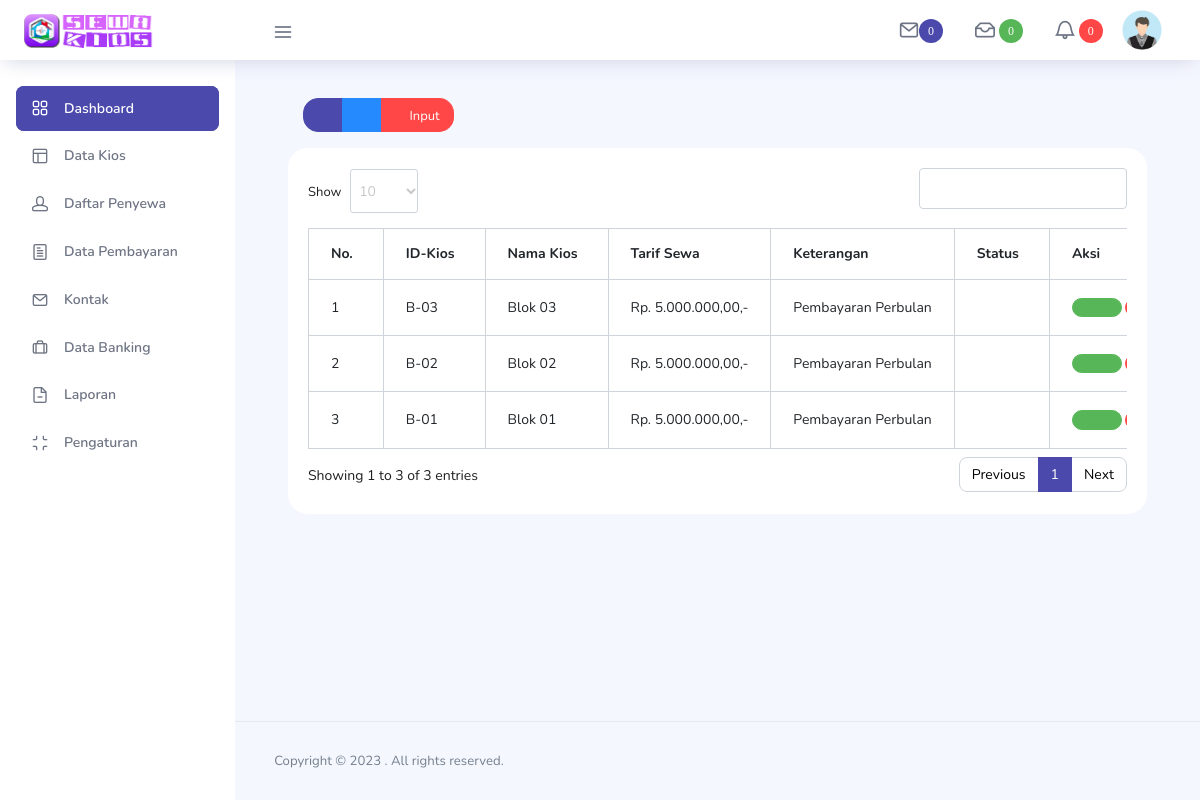
Screenshot of /media.php?module=kios (signed in) with the database file from the repository.
### tables this page shows
CREATE TABLE `user_admin` (
  `id_admin` int(5) NOT NULL,
  `nama` varchar(35) NOT NULL,
  `username` varchar(25) NOT NULL,
  `password` varchar(50) NOT NULL,
  `foto` varchar(30) NOT NULL,
  `akses` enum('1','2') NOT NULL DEFAULT '2'
);

CREATE TABLE `kios` (
  `idk` int(11) NOT NULL,
  `kd_kios` varchar(15) NOT NULL,
  `nama_kios` varchar(25) NOT NULL,
  `status` enum('kosong','isi') NOT NULL,
  `biaya` bigint(12) NOT NULL,
  `keterangan` text NOT NULL
);

### include/akses.php (called while the page is built)
<?php
if($id_admin=$_SESSION['id_admin']){
	$query=mysqli_query($GLOBALS["___mysqli_ston"], "SELECT * FROM user_admin WHERE id_admin='$id_admin'");
	$ran=mysqli_fetch_array($query);
}
elseif ($kd_penyewa=$_SESSION['kd_penyewa']){
	$query1=mysqli_query($GLOBALS["___mysqli_ston"], "SELECT * FROM penyewa WHERE kd_penyewa='$kd_penyewa'");
	$ser=mysqli_fetch_array($query1);
}
?>

### modul/mod_kios/kios.php (the view, shortened to what this page needs)
<div class="col-md-12 grid-margin">
<div class="col-12 col-xl-8 mb-4 mb-xl-0">
<div class="btn-group" role="group" aria-label="Basic example">
<a href="media.php" class="btn btn-primary btn-sm"><i class="ti-home"></i> </a>
<a href="?module=kios" class="btn btn-info btn-sm"><i class="ti-layout"></i></a>
<a href="?module=input_kios" class="btn btn-danger btn-sm"><i class="ti-pencil-alt"></i> Input</a>
</div>
</div>
</div>
<div class="col-12 grid-margin">
<div class="card">
<div class="card-body">
<div class="table-responsive">
<table id="dynamic-table" class="table table-hover table-bordered ">
<thead>
<tr>
<th width="20">No.</th>
<th>ID-Kios</th>
<th>Nama Kios</th>
<th>Tarif Sewa</th>
<th>Keterangan</th>
<th>Status</th>
<th width="90">Aksi</th>
</tr>
</thead>
<?php
$view=mysqli_query($GLOBALS["___mysqli_ston"], "SELECT * FROM kios ORDER BY kd_kios DESC");
$no=1;
while($data=mysqli_fetch_array($view)){
?>
<tr>
<?php
echo "
<td>$no</td>
<td>$data[kd_kios]</td>
<td>$data[nama_kios]</td>
<td>Rp. ".number_format($data['biaya'],2,',','.').",-</td>
<td>$data[keterangan]</td>
";
?>
<td>
?></td>
<td><a href="?module=input_kios&kd_kios=<?php echo  $data['kd_kios']; ?>"><button class="btn btn-success btn-sm"><i class="ti-pencil-alt"></i></button></a>
</td>
</tr>
<?php $no++;}?>
</table>
</div>
</div>
</div>
</div>

### head.php (shortened to what this page needs)
<?php if($akses=='1'){ ?>
<li class="nav-item dropdown">
<?php
$con =  mysqli_num_rows(mysqli_query($GLOBALS["___mysqli_ston"], "SELECT * FROM kontak WHERE sudahbaca='N'"));
?>
                <a class="nav-link count-indicator dropdown-toggle" id="notificationDropdown" href="#" data-toggle="dropdown">
                  <i class="icon-mail mx-0"><span class="badge badge-primary"> <?php echo $con ?></span></i>
                </a>
              </li>
<li class="nav-item dropdown">
<?php
$bayar = mysqli_query($GLOBALS["___mysqli_ston"], "SELECT * FROM pembayaran WHERE status='belum'");
$kos = mysqli_num_rows($bayar);
?>
            <a class="nav-link count-indicator dropdown-toggle" id="notificationDropdown" href="#" data-toggle="dropdown">
              <i class="icon-archive mx-0">
              <span class="badge badge-success"> <?php echo $kos ?></span></i>
            </a>
          </li>
<li class="nav-item dropdown">
<?php
$sewa = mysqli_query($GLOBALS["___mysqli_ston"], "SELECT * FROM penyewa WHERE validasi='M'");
$member = mysqli_num_rows($sewa);
?>
            <a class="nav-link count-indicator dropdown-toggle" id="notificationDropdown" href="#" data-toggle="dropdown">
              <i class="icon-bell mx-0">
              <span class="badge badge-danger"> <?php echo $member ?></span></i>
            </a>
          </li>
          <li class="nav-item nav-profile dropdown">
            <a class="nav-link dropdown-toggle" href="#" data-toggle="dropdown" id="profileDropdown">
<?php
$foto=$ran['foto'];
if(empty($foto)){
?>
<img src="foto_admin/default.png" alt="Default" />
<?php
} else{
?>
<img src="<?php echo "foto_admin/".$foto; ?>" alt="User">
<?php } ?>
            </a>
          </li>
<?php } ?>

### rows the page displays
user_admin: foto (placeholder picture)
kios: kd_kios "B-03", nama_kios "Blok 03", biaya "5.000.000,00", keterangan "Pembayaran Perbulan"
kios: kd_kios "B-02", nama_kios "Blok 02", biaya "5.000.000,00", keterangan "Pembayaran Perbulan"
kios: kd_kios "B-01", nama_kios "Blok 01", biaya "5.000.000,00", keterangan "Pembayaran Perbulan"

### other values shown
$con "0"
$kos "0"
$member "0"
